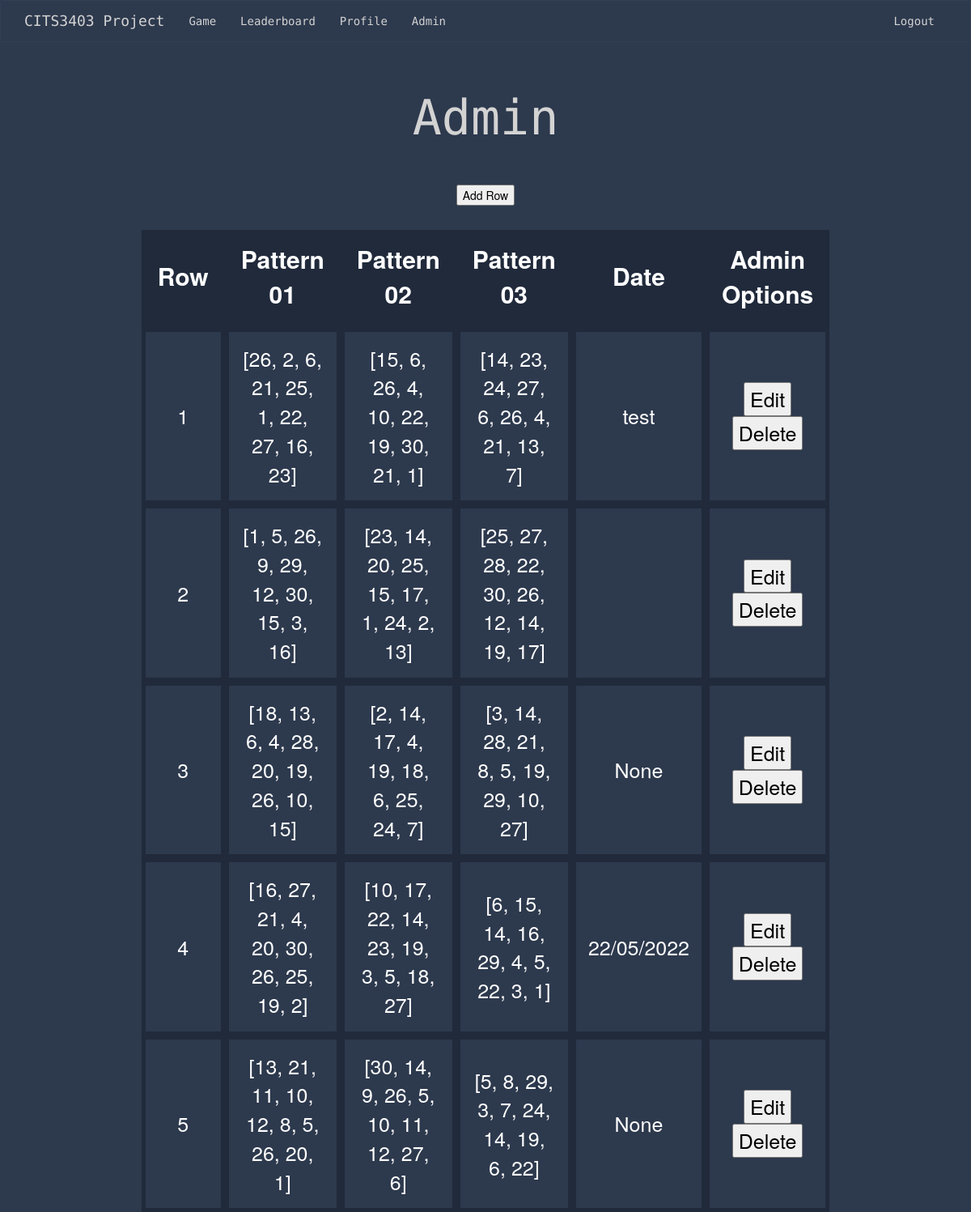
Page /admin (signed in) on the earlier database version.
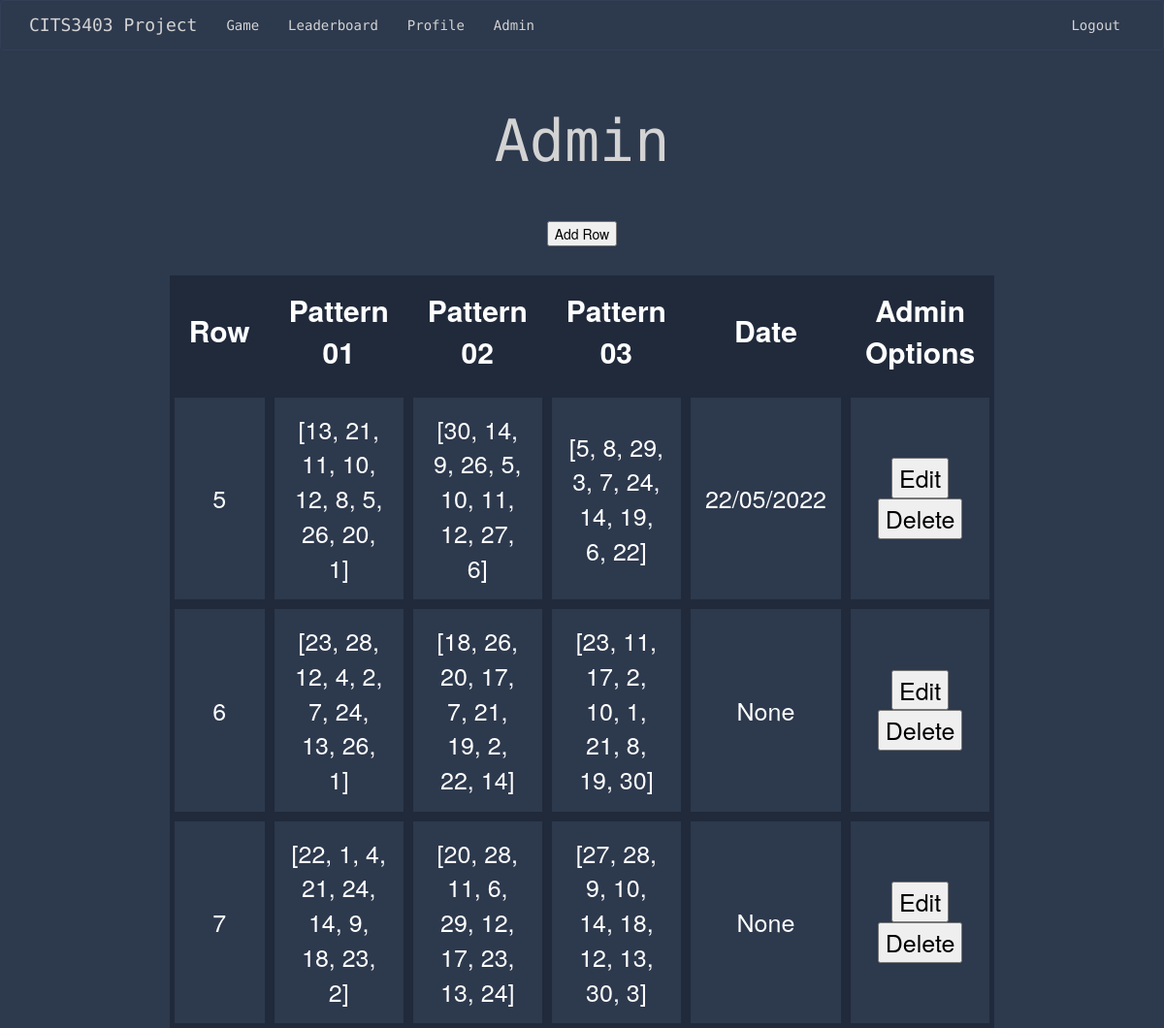
Same page on the later database version.
### app/models.py (models this page shows)
class Puzzle(db.Model):
    id = db.Column(db.Integer, primary_key=True)
    puzzle01 = db.Column(db.String(64))
    puzzle02 = db.Column(db.String(64))
    puzzle03 = db.Column(db.String(64))
    date = db.Column(db.String)

### app/routes.py (the view)
@app.route('/admin')
@login_required
def admin():
    id = current_user.id
    if id == 4:
        all_puzzles = Puzzle.query.all()
        return render_template('admin.html', title='Admin', puzzles = all_puzzles)
    else:
        flash("You are not authorized to access this page")
        return redirect(url_for('index'))

### app/models.py (called while the page is built)
    @login.user_loader
    def load_user(id):
        return User.query.get(int(id))

### app/templates/admin.html (shortened to what this page needs)
{% extends "base.html" %}
{% block content %}
<body>
    <h1>Admin</h1>
    <form action = "/update_puzzle", methods = "post">
        <button id = 'addData' type = 'button' type ='submit' onclick ='insertPattern()'> Add Row </button>
    </form>
      <table >
        <thead>
            <tr>
                <th> Row </th>
                <th> Pattern 01 </th>
                <th> Pattern 02 </th>
                <th> Pattern 03 </th>
                <th> Date </th>
                <th> Admin Options </th>
            </tr>
        </thead>
        <tbody>
            {% for puzzle in puzzles %}
                <tr>
                    <td> {{ puzzle.id }} </td>
                    <td> {{ puzzle.puzzle01 }} </td>
                    <td> {{ puzzle.puzzle02 }} </td>
                    <td> {{ puzzle.puzzle03 }}</td>
                    <td> {{ puzzle.date}} </td>
                    <td>
                        <button onclick = 'openDateEditor({{puzzle.id}})'data-toggle="modal" data-target="#myModal">Edit</button>
                        <button onclick = 'delRow({{puzzle.id}})'> Delete </button>
                    </td>
                </tr>
            {% endfor %}
        </tbody>
    </table>
</body>
{% endblock %}

### app/templates/base.html (shortened to what this page needs)
{% extends 'bootstrap/base.html' %}
{% block styles %}
{{ super() }}
<head>
<link rel="stylesheet" href="{{ url_for('static', filename='css/stylesheet.css') }}">
</head>
{% endblock %}
{% block navbar %}
<nav class="navbar navbar-default">
    <div class="container">
        <div class="navbar-header">
            <a class="navbar-brand" href="{{ url_for('index') }}">CITS3403 Project</a>
        </div>
        <div class="collapse navbar-collapse" id="bs-example-navbar-collapse-1">
            <ul class="nav navbar-nav navbar-left">
                {% if current_user.is_anonymous %}
                <li><a href="{{ url_for('game') }}">Game</a></li>
                <li><a href="{{ url_for('leaderboard') }}">Leaderboard</a></li>
                {% else %}
                <li><a href="{{ url_for('game') }}">Game</a></li>
                <li><a href="{{ url_for('leaderboard') }}">Leaderboard</a></li>
                <li><a href="{{ url_for('user_stats') }}">Profile</a></li>
                <li><a href="{{ url_for('admin') }}">Admin</a></li>
                {% endif %}
            </ul>
            <ul class="nav navbar-nav navbar-right">
                {% if current_user.is_anonymous %}
                <li><a href="{{ url_for('login') }}">Login</a></li>
                <li><a href="{{ url_for('register') }}">Register</a></li>
                {% else %}
                <li><a href="{{ url_for('logout') }}">Logout</a></li>
                {% endif %}
            </ul>
        </div>
    </div>
</nav>
{% endblock %}

### app/static/css/stylesheet.css (style rules this page uses)
head,body { text-align: center; }
h1 { padding: 40px; font-size: 60px; }
button, input { color: black !important; }
body { background: #2d394d; color: lightgrey; }
.center, h1 { text-align: center; font-family: 'Source Code Pro', monospace; }
ul { display: inline-block; text-align: left; list-style-type: square; }
a { color: lightgrey !important; }
.navbar-default { background: #2d394d; border-color: #323f56; font-family: 'Source Code Pro', monospace; }
table { border-collapse: separate; font-size: 25px; width: 70%; margin-left: auto; margin-right: auto; margin-top: 30px; }
th, td { border: 5px solid #202a3b; padding: 15px; text-align: center; color: white; margin: none; }
th { font-size: 30px; border-top: none; font-weight: bold; background-color: #202a3b; }

Differences in the rows shown:
removed Puzzle: id "1", puzzle01 "[26, 2, 6, 21, 25, 1, 22, 27, 16, 23]", puzzle02 "[15, 6, 26, 4, 10, 22, 19, 30, 21, 1]", puzzle03 "[14, 23, 24, 27, 6, 26, 4, 21, 13, 7]", date "test"
removed Puzzle: id "2", puzzle01 "[1, 5, 26, 9, 29, 12, 30, 15, 3, 16]", puzzle02 "[23, 14, 20, 25, 15, 17, 1, 24, 2, 13]", puzzle03 "[25, 27, 28, 22, 30, 26, 12, 14, 19, 17]"
removed Puzzle: id "3", puzzle01 "[18, 13, 6, 4, 28, 20, 19, 26, 10, 15]", puzzle02 "[2, 14, 17, 4, 19, 18, 6, 25, 24, 7]", puzzle03 "[3, 14, 28, 21, 8, 5, 19, 29, 10, 27]", date "None"
removed Puzzle: id "4", puzzle01 "[16, 27, 21, 4, 20, 30, 26, 25, 19, 2]", puzzle02 "[10, 17, 22, 14, 23, 19, 3, 5, 18, 27]", puzzle03 "[6, 15, 14, 16, 29, 4, 5, 22, 3, 1]", date "22/05/2022"
changed Puzzle id 5: date "None" → "22/05/2022"
added Puzzle: id "6", puzzle01 "[23, 28, 12, 4, 2, 7, 24, 13, 26, 1]", puzzle02 "[18, 26, 20, 17, 7, 21, 19, 2, 22, 14]", puzzle03 "[23, 11, 17, 2, 10, 1, 21, 8, 19, 30]", date "None"
added Puzzle: id "7", puzzle01 "[22, 1, 4, 21, 24, 14, 9, 18, 23, 2]", puzzle02 "[20, 28, 11, 6, 29, 12, 17, 23, 13, 24]", puzzle03 "[27, 28, 9, 10, 14, 18, 12, 13, 30, 3]", date "None"
